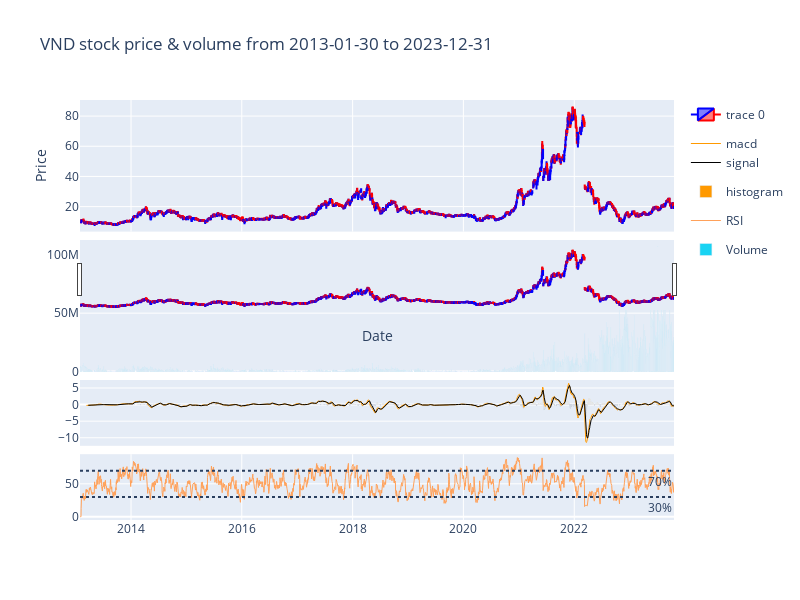

The cell this chart's notebook holds for it:
### Code cell
start="2013-01-30"
end="2023-12-31"
from vnquant import plot as pl
pl.vnquant_candle_stick(
    data='VND',
    title=f'VND symbol from {start} to {end}',
    xlab='Date', ylab='Price',
    start_date= start,
    end_date=end,
    data_source='VND',
    show_advanced=['volume', 'macd', 'rsi']
)

### Figure 1 — Plotly figure (JSON) as saved in the notebook; plotly's stock layout.template omitted (floating-point values rounded to 4 significant figures; data arrays with more than 128 entries replaced by an {"elided": "..."} marker saying what was removed)
{"data": [{"close": {"elided": "2664 float values"}, "decreasing": {"line": {"color": "red"}}, "high": {"elided": "2664 float values"}, "increasing": {"line": {"color": "blue"}}, "low": {"elided": "2664 float values"}, "open": {"elided": "2664 float values"}, "type": "candlestick", "x": {"elided": "2664 str values"}, "xaxis": "x", "yaxis": "y"}, {"legendgroup": "2", "line": {"color": "#ff9900", "width": 1}, "name": "macd", "showlegend": true, "type": "scatter", "x": {"elided": "2664 str values"}, "xaxis": "x3", "y": {"elided": "2664 float values"}, "yaxis": "y3"}, {"legendgroup": "2", "line": {"color": "#000000", "width": 1}, "name": "signal", "showlegend": true, "type": "scatter", "x": {"elided": "2664 str values"}, "xaxis": "x3", "y": {"elided": "2664 float values"}, "yaxis": "y3"}, {"marker": {"color": {"elided": "2664 str values"}}, "name": "histogram", "type": "bar", "x": {"elided": "2664 str values"}, "xaxis": "x3", "y": {"elided": "2664 float values"}, "yaxis": "y3"}, {"line": {"width": 1}, "name": "RSI", "type": "scatter", "x": {"elided": "2664 str values"}, "xaxis": "x4", "y": {"elided": "2664 float values"}, "yaxis": "y4"}, {"name": "Volume", "type": "bar", "x": {"elided": "2664 str values"}, "xaxis": "x2", "y": {"elided": "2664 int values"}, "yaxis": "y2"}], "layout": {"annotations": [{"showarrow": false, "text": "70%", "x": 1, "xanchor": "right", "xref": "x4 domain", "y": 70, "yanchor": "top", "yref": "y4"}, {"showarrow": false, "text": "30%", "x": 1, "xanchor": "right", "xref": "x4 domain", "y": 30, "yanchor": "top", "yref": "y4"}], "height": 600, "shapes": [{"line": {"dash": "dot"}, "type": "line", "x0": 0, "x1": 1, "xref": "x4 domain", "y0": 70, "y1": 70, "yref": "y4"}, {"line": {"dash": "dot"}, "type": "line", "x0": 0, "x1": 1, "xref": "x4 domain", "y0": 30, "y1": 30, "yref": "y4"}], "showlegend": true, "title": {"text": "VND stock price & volume from 2013-01-30 to 2023-12-31"}, "width": 800, "xaxis": {"anchor": "y", "domain": [0, 1], "matches": "x4", "showticklabels": false, "title": {"text": "Date"}}, "xaxis2": {"anchor": "y2", "domain": [0, 1], "matches": "x4", "showticklabels": false}, "xaxis3": {"anchor": "y3", "domain": [0, 1], "matches": "x4", "showticklabels": false}, "xaxis4": {"anchor": "y4", "domain": [0, 1]}, "yaxis": {"anchor": "x", "domain": [0.6867, 1.0], "title": {"text": "Price"}}, "yaxis2": {"anchor": "x2", "domain": [0.3533, 0.6667]}, "yaxis3": {"anchor": "x3", "domain": [0.1767, 0.3333]}, "yaxis4": {"anchor": "x4", "domain": [0, 0.1567]}}}
